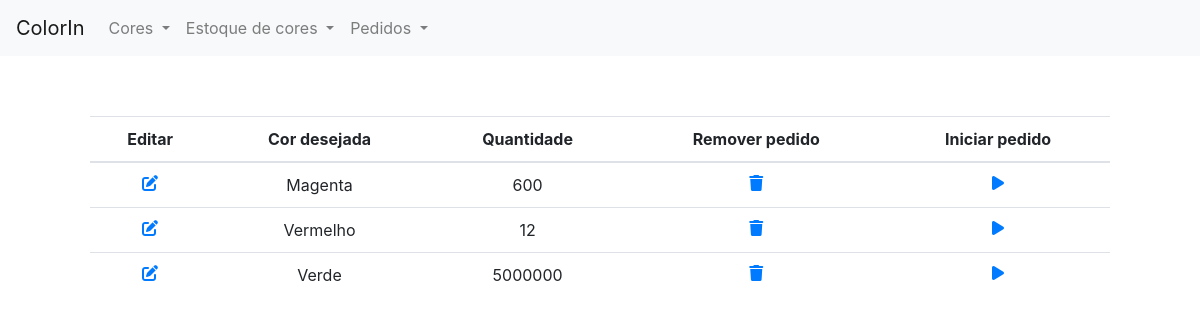
Page /list_orders on the earlier database version.
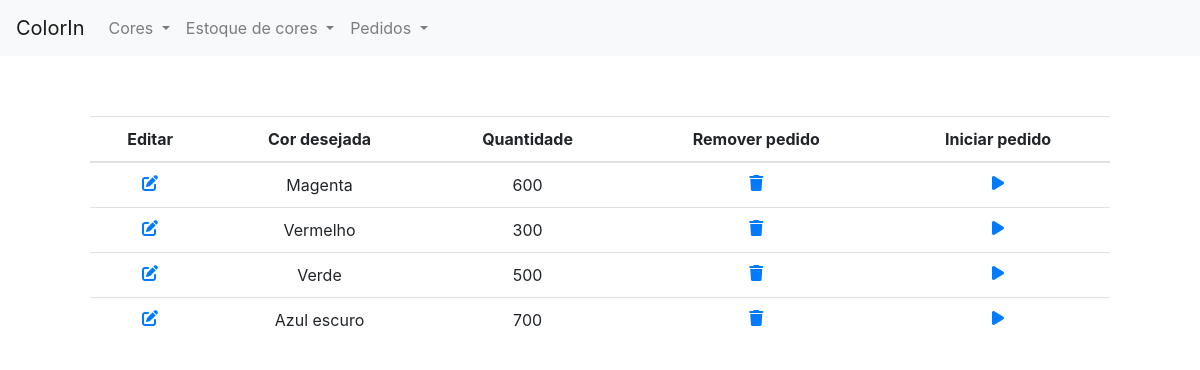
Same page on the later database version.
### color_in/models/order.py (models this page shows)
class Order(models.Model):
    ordered_color = models.ForeignKey(
        Color, on_delete=models.DO_NOTHING, verbose_name="Cor desejada", blank=False, default=None)
    quantity = models.IntegerField(verbose_name="Quantidade", blank=False)

### color_in/models/color.py (models this page shows)
class Color(models.Model):
    color_name = models.CharField(
        max_length=100, verbose_name="Nome da cor", blank=False)
    cmyk = models.CharField(max_length=20, blank=False,
                            validators=[validate_comma_separated_integer_list])
    def __str__(self):
        return self.color_name

### color_in/views/order_view.py (the view)
# urls.py: path('list_orders', OrderListView.as_view(), name='list-orders'),
class OrderListView(ListView):
    model = Order

### color_in/templates/color_in/order_list.html (shortened to what this page needs)
{% extends 'header.html' %}
    {% block content %}
    <table class="table">
        <thead>
            <tr class="text-center">
                <th>Editar</th>
                <th>Cor desejada</th>
                <th>Quantidade</th>
                <th >Remover pedido</th>
                <th>Iniciar pedido</th>
            </tr>
        </thead>
        <tbody>
            {% for element in object_list %}
            <tr class="text-center">
                <td><a href= "{% url 'edit-order' element.id %}"><i class="fas fa-edit"></i></a></td>
                <td>{{ element.ordered_color }}</td>
                <td>{{ element.quantity }}</td>
                <td><a href= "{% url 'delete-order' element.id %}" onclick="return confirm_delete()"><i class="fas fa-trash"></i></a></td>
                <td><a href="{% url 'execute-order' element.id %}" onclick="return confirm_execution()"><i class="fas fa-play"></i></a></td>
                {% endfor %}
            </tr>
        </tbody>
        {% endblock %}

Differences in the rows shown:
changed Order "Vermelho": quantity "12" → "300"
changed Order "Verde": quantity "5000000" → "500"
added Order: ordered_color "Azul escuro", quantity "700"
